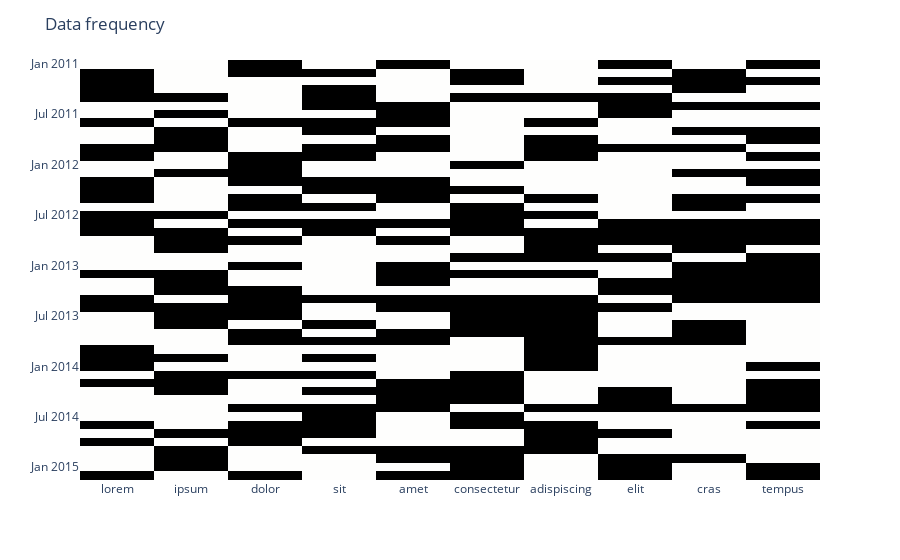

Notebook source saved alongside this figure:
### Markdown cell above
We can also create a missingness matrix visualization for the dataframe.

### Code cell
fig = EDA_missingness.matrix(df)
fig.show()

### Figure 1 — Plotly figure (JSON) as saved in the notebook; plotly's stock layout.template omitted (floating-point values rounded to 4 significant figures; data arrays with more than 128 entries replaced by an {"elided": "..."} marker saying what was removed)
{"data": [{"coloraxis": "coloraxis", "hovertemplate": "x: %{x}<br>y: %{y}<br>color: %{z}<extra></extra>", "name": "0", "type": "heatmap", "x": ["lorem", "ipsum", "dolor", "sit", "amet", "consectetur", "adispiscing", "elit", "cras", "tempus"], "xaxis": "x", "y": ["2011-01-01T00:00:00", "2011-02-01T00:00:00", "2011-03-01T00:00:00", "2011-04-01T00:00:00", "2011-05-01T00:00:00", "2011-06-01T00:00:00", "2011-07-01T00:00:00", "2011-08-01T00:00:00", "2011-09-01T00:00:00", "2011-10-01T00:00:00", "2011-11-01T00:00:00", "2011-12-01T00:00:00", "2012-01-01T00:00:00", "2012-02-01T00:00:00", "2012-03-01T00:00:00", "2012-04-01T00:00:00", "2012-05-01T00:00:00", "2012-06-01T00:00:00", "2012-07-01T00:00:00", "2012-08-01T00:00:00", "2012-09-01T00:00:00", "2012-10-01T00:00:00", "2012-11-01T00:00:00", "2012-12-01T00:00:00", "2013-01-01T00:00:00", "2013-02-01T00:00:00", "2013-03-01T00:00:00", "2013-04-01T00:00:00", "2013-05-01T00:00:00", "2013-06-01T00:00:00", "2013-07-01T00:00:00", "2013-08-01T00:00:00", "2013-09-01T00:00:00", "2013-10-01T00:00:00", "2013-11-01T00:00:00", "2013-12-01T00:00:00", "2014-01-01T00:00:00", "2014-02-01T00:00:00", "2014-03-01T00:00:00", "2014-04-01T00:00:00", "2014-05-01T00:00:00", "2014-06-01T00:00:00", "2014-07-01T00:00:00", "2014-08-01T00:00:00", "2014-09-01T00:00:00", "2014-10-01T00:00:00", "2014-11-01T00:00:00", "2014-12-01T00:00:00", "2015-01-01T00:00:00", "2015-02-01T00:00:00"], "yaxis": "y", "z": {"elided": "50x10 int values"}}], "layout": {"autosize": true, "coloraxis": {"colorscale": [[0, "rgb(0, 0, 0)"], [0.09091, "rgb(16, 16, 16)"], [0.1818, "rgb(38, 38, 38)"], [0.2727, "rgb(59, 59, 59)"], [0.3636, "rgb(81, 80, 80)"], [0.4545, "rgb(102, 101, 101)"], [0.5455, "rgb(124, 123, 122)"], [0.6364, "rgb(146, 146, 145)"], [0.7273, "rgb(171, 171, 170)"], [0.8182, "rgb(197, 197, 195)"], [0.9091, "rgb(224, 224, 223)"], [1, "rgb(254, 254, 253)"]], "showscale": false}, "margin": {"t": 60}, "title": {"text": "Data frequency"}, "xaxis": {"anchor": "y", "autorange": true, "constrain": "domain", "domain": [0, 1], "range": [-0.5, 9.5], "scaleanchor": "y", "type": "category"}, "yaxis": {"anchor": "x", "autorange": true, "constrain": "domain", "domain": [0, 1], "range": ["2015-02-16 12:00", "2010-12-16 12:00"], "type": "date"}}}
